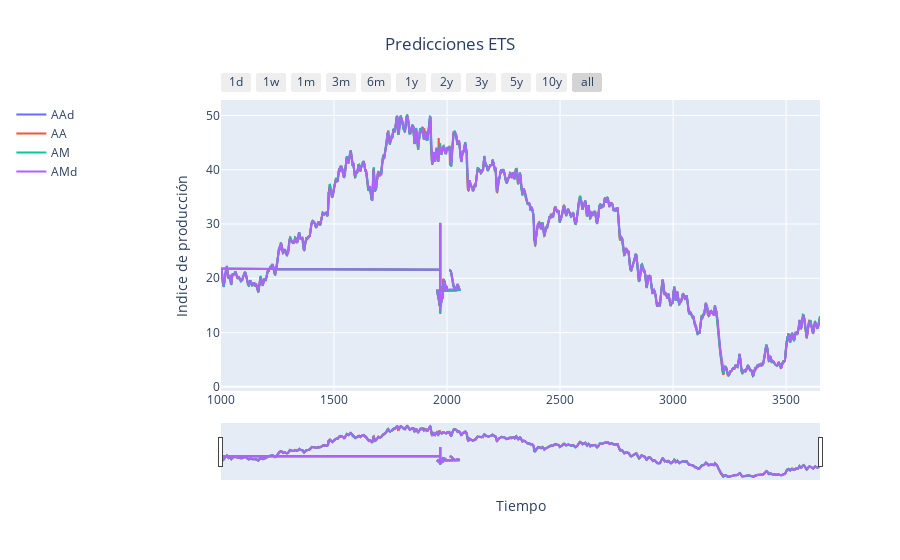

The notebook cell saved with this chart:
### Code cell
# Cálculo del error de predicción (opcional)
for model_name in results_df.columns:
    mse = mean_squared_error(df_completo['Close'].iloc[window_size:], results_df[model_name])
    print(f"MSE for {model_name}: {mse:.4f}")

# Gráfico de las predicciones
plt.figure(figsize=(14, 7))
plt.plot(df_completo['Date'], df_completo['Close'], label='Close', color='black')
plot_(f'Predicciones ETS', (results_df.index, results_df['AAd'], 'AAd'),
      (results_df.index, results_df['AA'], 'AA'),
      (results_df.index, results_df['AM'], 'AM'),
      (results_df.index, results_df['AMd'], 'AMd'))

### Figure 1 — Plotly figure (JSON) as saved in the notebook; plotly's stock layout.template omitted (floating-point values rounded to 4 significant figures; data arrays with more than 128 entries replaced by an {"elided": "..."} marker saying what was removed)
{"data": [{"line": {"width": 2}, "mode": "lines", "name": "AAd", "type": "scatter", "x": {"elided": "3639 int values"}, "y": {"elided": "3639 float values"}}, {"line": {"width": 2}, "mode": "lines", "name": "AA", "type": "scatter", "x": {"elided": "3639 int values"}, "y": {"elided": "3639 float values"}}, {"line": {"width": 2}, "mode": "lines", "name": "AM", "type": "scatter", "x": {"elided": "3639 int values"}, "y": {"elided": "3639 float values"}}, {"line": {"width": 2}, "mode": "lines", "name": "AMd", "type": "scatter", "x": {"elided": "3639 int values"}, "y": {"elided": "3639 float values"}}], "layout": {"legend": {"orientation": "v", "x": -0.35, "xanchor": "left", "y": 1, "yanchor": "top"}, "title": {"text": "Predicciones ETS", "x": 0.5}, "xaxis": {"rangeselector": {"buttons": [{"count": 1, "label": "1d", "step": "day", "stepmode": "backward"}, {"count": 7, "label": "1w", "step": "day", "stepmode": "backward"}, {"count": 1, "label": "1m", "step": "month", "stepmode": "backward"}, {"count": 3, "label": "3m", "step": "month", "stepmode": "backward"}, {"count": 6, "label": "6m", "step": "month", "stepmode": "backward"}, {"count": 1, "label": "1y", "step": "year", "stepmode": "backward"}, {"count": 2, "label": "2y", "step": "year", "stepmode": "backward"}, {"count": 3, "label": "3y", "step": "year", "stepmode": "backward"}, {"count": 5, "label": "5y", "step": "year", "stepmode": "backward"}, {"count": 10, "label": "10y", "step": "year", "stepmode": "backward"}, {"step": "all"}]}, "rangeslider": {"visible": true}, "title": {"text": "Tiempo"}, "type": "date"}, "yaxis": {"autorange": true, "title": {"text": "Indice de producción"}, "type": "linear"}}}
